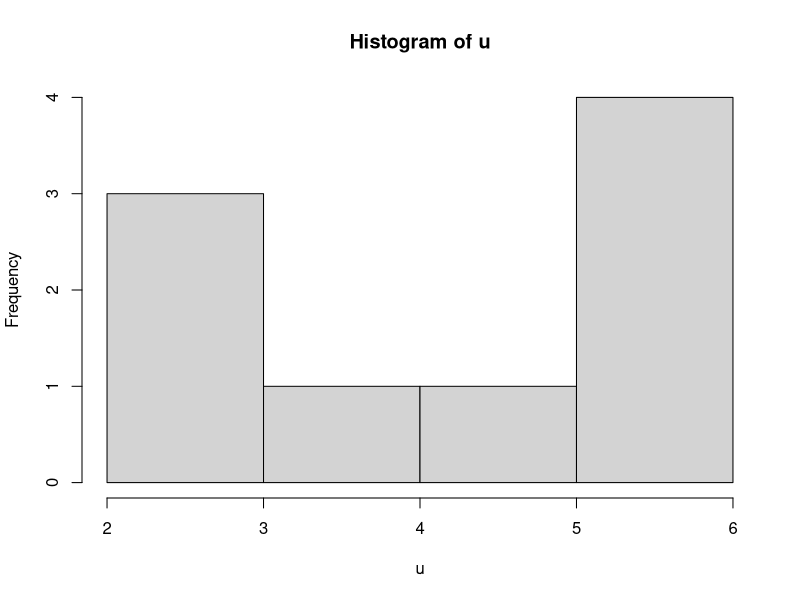

Here is the R script that generated this plot:
#********************************************************#
# www.metodosexatos.com                                  #
# Prof.Ms. André Santos | andre@metodosexatos.com.br     #
# Curso Análise Bayesiana com R                          #
# Distribuições de Probabilidade Contínuas               #
# Data: 28/09/2019                                       #
#********************************************************#

# Distribuição Uniforme

# Densidade de probabilidade para x = 3 em uma uniforme U(2,6)
dunif(3, 2, 6)

# Probabilidade acumulada p(X<=3.5)
punif(3.5, 2, 6)

# Probabilidade acumulada p(X>3.5)
1-punif(3.5, 2, 6)

# Quantil x100q que satisfaz P(X<=x100q) = 0.1
qunif(0.1, 2, 6)

# Uma amostra aleatória com 9 elementos
a <- 9
c <- 2
d <- 6
u <- runif(a, c, d)
print(u)

# Representação gráfica da distribuição uniforme
hist(u)

